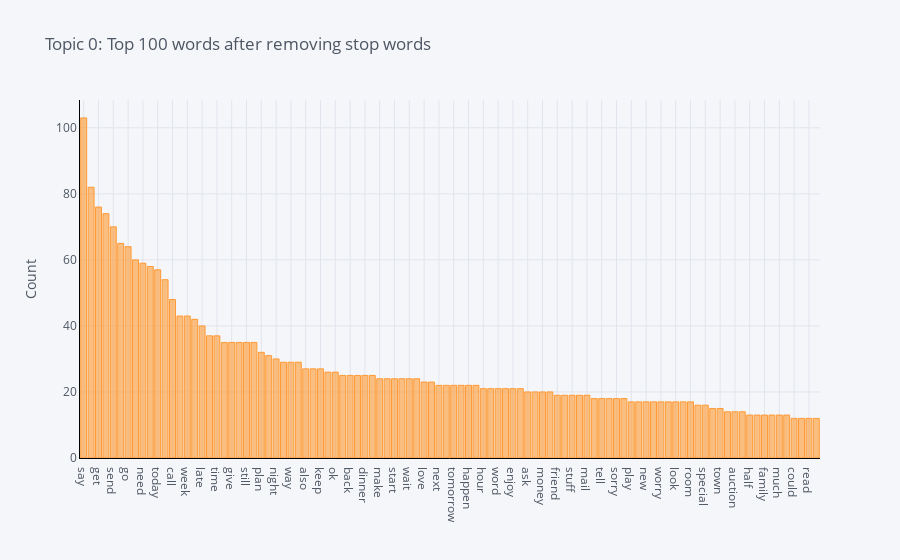

The notebook cell saved with this chart:
### Markdown cell above
## Exploratory Data Visualization

### Code cell
plot_model(lda1)

### Figure 1 — Plotly figure (JSON) as saved in the notebook; plotly's stock layout.template omitted (floating-point values rounded to 4 significant figures)
{"data": [{"marker": {"color": "rgba(255, 153, 51, 0.6)", "line": {"color": "rgba(255, 153, 51, 1.0)", "width": 1}}, "name": "count", "orientation": "v", "text": "", "type": "bar", "x": ["say", "come", "get", "good", "send", "take", "go", "day", "need", "home", "today", "leave", "call", "would", "week", "know", "late", "lt_gt", "time", "meet", "give", "check", "still", "morning", "plan", "think", "night", "may", "way", "heart", "also", "free", "keep", "amp", "ok", "life", "back", "part", "dinner", "mean", "make", "want", "start", "try", "wait", "thing", "love", "feel", "next", "bring", "tomorrow", "use", "happen", "win", "hour", "txt", "word", "end", "enjoy", "stay", "ask", "never", "money", "great", "friend", "person", "stuff", "shall", "mail", "guy", "tell", "see", "sorry", "class", "play", "test", "new", "always", "worry", "evening", "look", "hair", "room", "smile", "special", "already", "town", "dear", "auction", "job", "half", "email", "family", "spend", "much", "true", "could", "a¼", "read", "stop"], "y": [103, 82, 76, 74, 70, 65, 64, 60, 59, 58, 57, 54, 48, 43, 43, 42, 40, 37, 37, 35, 35, 35, 35, 35, 32, 31, 30, 29, 29, 29, 27, 27, 27, 26, 26, 25, 25, 25, 25, 25, 24, 24, 24, 24, 24, 24, 23, 23, 22, 22, 22, 22, 22, 22, 21, 21, 21, 21, 21, 21, 20, 20, 20, 20, 19, 19, 19, 19, 19, 18, 18, 18, 18, 18, 17, 17, 17, 17, 17, 17, 17, 17, 17, 16, 16, 15, 15, 14, 14, 14, 13, 13, 13, 13, 13, 13, 12, 12, 12, 12]}], "layout": {"legend": {"bgcolor": "#F5F6F9", "font": {"color": "#4D5663"}}, "paper_bgcolor": "#F5F6F9", "plot_bgcolor": "#F5F6F9", "title": {"font": {"color": "#4D5663"}, "text": "Topic 0: Top 100 words after removing stop words"}, "xaxis": {"gridcolor": "#E1E5ED", "linecolor": "black", "showgrid": true, "tickfont": {"color": "#4D5663"}, "title": {"font": {"color": "#4D5663"}, "text": ""}, "zerolinecolor": "#E1E5ED"}, "yaxis": {"gridcolor": "#E1E5ED", "linecolor": "black", "showgrid": true, "tickfont": {"color": "#4D5663"}, "title": {"font": {"color": "#4D5663"}, "text": "Count"}, "zerolinecolor": "#E1E5ED"}}}
